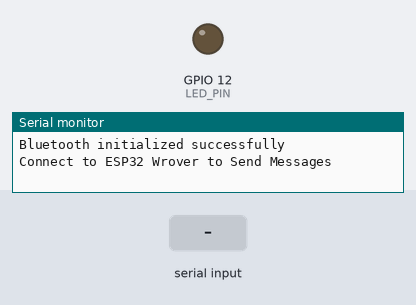
Simulated run of this program. Board: ESP32. Parts: output pins drawn as LEDs (lit = HIGH), the last lines printed to the serial monitor. The inputs (shaded band) are chosen by the test bench. Nothing arrives over Bluetooth unless stated.

Above: at 1.2 s.
1.3 s: "90 45\n" received over the second serial link
At 1.53 s:
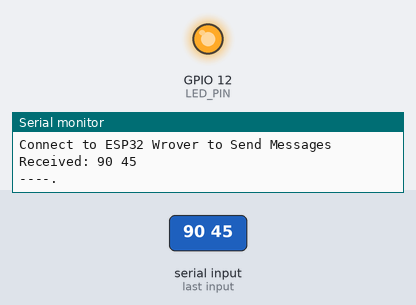
Timing chart, 0 to 10.3 s (numbered marks = the images above; inputs shaded):
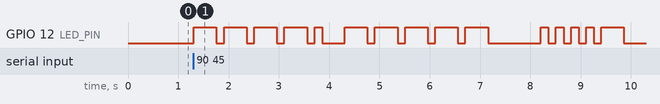

The program:

main.cpp
```cpp
#include <Arduino.h>
#include <BluetoothSerial.h>

#if !defined(CONFIG_BT_ENABLED) || !defined(CONFIG_BLUEDROID_ENABLED)
#error Bluetooth is not enabled! Please run 'make menuconfig' to enable it.
#endif

BluetoothSerial SerialBT;

#define LED_PIN 12

const int UNIT_TIME = 150; //mms

const char* morseLetters[] = {
    ".-",
    "-...",
    "-.-.",
    "-..",
    ".",
    "..-.",
    "--.",
    "....",
    "..",
    ".---",
    "-.-",
    ".-..",
    "--",
    "-.",
    "---",
    ".--.",
    "--.-",
    ".-.",
    "...",
    "-",
    "..-",
    "...-",
    ".--",
    "-..-",
    "-.--",
    "--.."
};

const char* morseNumbers[] = {
    "-----",
    ".----",
    "..---",
    "...--",
    "....-",
    ".....",
    "-....",
    "--...",
    "---..",
    "----."
};

void setup() {
    Serial.begin(115200);
    pinMode(LED_PIN, OUTPUT);
    digitalWrite(LED_PIN, LOW);

    if (SerialBT.begin("ESP32 T to MO")) {
        Serial.println("Bluetooth initialized successfully");
        Serial.println("Connect to ESP32 Wrover to Send Messages");
    } else {
        Serial.println("Bluetooth failed");
    }
}

void flashMorseSequence(String sequence) {
    for (int i = 0; i < sequence.length(); i++) {
        char symbol = sequence[i];

        digitalWrite(LED_PIN, HIGH);

        if (symbol == '.') {
            delay(UNIT_TIME);
        } else if (symbol == '-') {
            delay(UNIT_TIME * 3);
        }

        digitalWrite(LED_PIN, LOW);

        if (i < sequence.length() - 1) {
            delay(UNIT_TIME);
        }
    }
}

void translateAndTransmit(String message) {
    message.toUpperCase();

    for (int i = 0; i < message.length(); i++) {
        char c = message[i];
        String morseSymbol = "";
        if (c >= 'A' && c <= 'Z') {
            morseSymbol = morseLetters[c - 'A'];
        } else if (c >= '0' && c <= '9') {
            morseSymbol = morseNumbers[c - '0'];
        } else if (c == ' ') {
            delay(UNIT_TIME * 4);

            SerialBT.print(" / ");
            Serial.print(" / ");
            continue;
        } else {
            continue;
        }

        SerialBT.print(morseSymbol);
        SerialBT.print(" ");
        Serial.print(morseSymbol);
        Serial.print(" ");

        flashMorseSequence(morseSymbol);

        delay(UNIT_TIME * 3);
    }

    SerialBT.println();
    Serial.println();
}

void loop() {
    if (SerialBT.available()) {
        String message = SerialBT.readStringUntil('\n');
        message.trim();

        if (message.length() > 0) {
            Serial.print("Received: ");
            Serial.println(message);
            SerialBT.print("Translating: ");
            SerialBT.println(message);

            translateAndTransmit(message);
        }
    }
    delay(20);
}
```

Measured:
- after the input at 1.3 s, GPIO 12 (LED_PIN): LOW → HIGH at once, → LOW 0.45 s later, → HIGH 0.15 s later, → LOW 0.45 s later, … (30 changes in this stretch)
